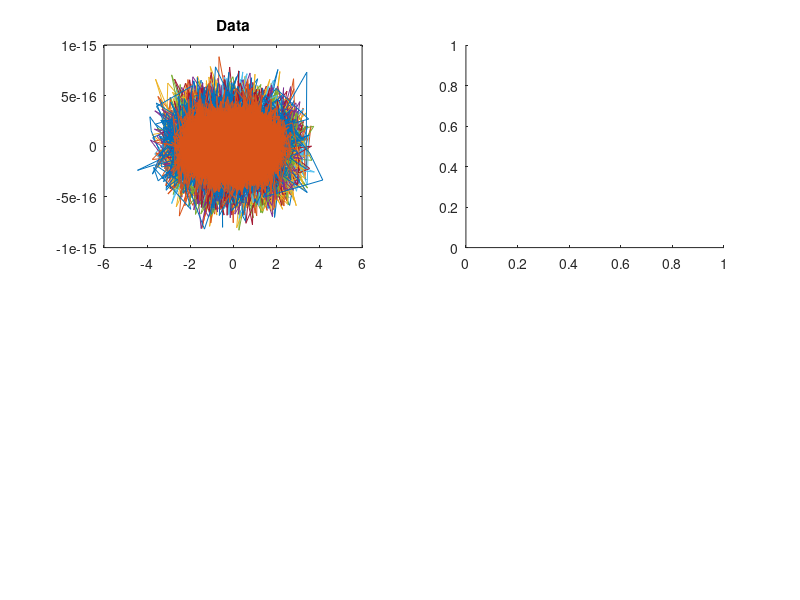

The MATLAB source for this figure: (Note: this script raises an error after producing the figure.)
%% Example of Fourier-based bound for autocorrelated data
close all
%% Construct: a data matrix with independent but autocorrelated columns
N=1e4;
M=30;
X=(randn(N,M)); %M realizations of N-sample white noise
for j=1:M
sigma=50*(1+5*abs(randn));
Ga=exp(-[0:N-1]'/sigma)+.1; %Frequency-space shaping of signal
%Ga=ones(N,1);% White noise
Ga(20:20:N)=Ga(20:20:N)+50./sqrt([1:20:N]'); %1/f signal
Ga((N/2)+2:N)=conj(flipud(Ga(2:(N/2)))); %Ensuring a real-valued filter
%Ga(N/2+1)=0;
Ga(1)=abs(3*randn); %Adding more DC
G(:,j)=Ga;

X(:,j)=ifft(fft(X(:,j),[],1).*Ga); %Filtering
%g=ifft(G(:,j));
%g=g(1:200); %200-th order FIR approximation;
end
X=sqrt(N)*X./sqrt(sum(X.^2,1)); %Normalizing energy per column: this is not needed, but if not done the bounds are trivial for the filters used (the dominant difference between columns is the energy, not their autocorrelations)
%G=G./sqrt(2*N*sum(X.^2,1));
%% Plots
figure('Units','Normalized','OuterPosition',[0 0 1 1])
subplot(2,2,1) %Data
plot(X)
title('Data')

subplot(2,2,2) %Data autocorrelation
hold on
r=0;
for j=1:M
rj=autocorr(X(:,j),'NumLags',999);
plot(rj)
r=r+rj*sum(X(:,j).^2);
end
%plot(g/g(1),'k','LineWidth',2)
plot(r/r(1),'r','LineWidth',2)
title('Autocov')
xlabel('Lag (samples)')

subplot(2,2,3) %Bounds
l=VAF(X'*X); %Computing X'*X because it is cheaper
plot(l,'LineWidth',2,'DisplayName','Empirical eigenvalues')
hold on
G1=abs(G).^2;
b=VAF(sum(G1,2)); %Fourier-based bound
plot(b,'LineWidth',2,'DisplayName','*True* column spectrum based bound')
F=fft(X,[],1);
c=VAF(sum(abs(F).^2,2));
plot(c,'LineWidth',2,'DisplayName','Empirical column spectrum based bound')
d=VAF(sum(X.^2));
plot(d,'LineWidth',2,'DisplayName','Empirical column energy based bound')
C=dct(X,[],1);
e=VAF(sum(C.^2,2));
plot(e,'LineWidth',2,'DisplayName','Empirical column DCT based bound')
%plot(d+(1-d).*c(1:length(d))','LineWidth',2,'DisplayName','Experimental') %This works as bound IF all columns have same energy (ie., d is a straight line)
plot([1:M]/M+(1-[1:M]/M).*c(1:M)','LineWidth',2,'DisplayName','Experimental 2') 
axis([1 M 0 1])
title('Eigenvalues')
legend('Location','SouthEast')
ylabel('Variance Accounted For (%)')
xlabel('Dimensions')

subplot(2,2,4)
plot(sum(G1,2),'LineWidth',2,'DisplayName','True spectral density')
hold on
plot(sum(abs(F).^2,2)/N,'LineWidth',2,'DisplayName','Empirical spectral density')
set(gca,'YScale','log')
legend